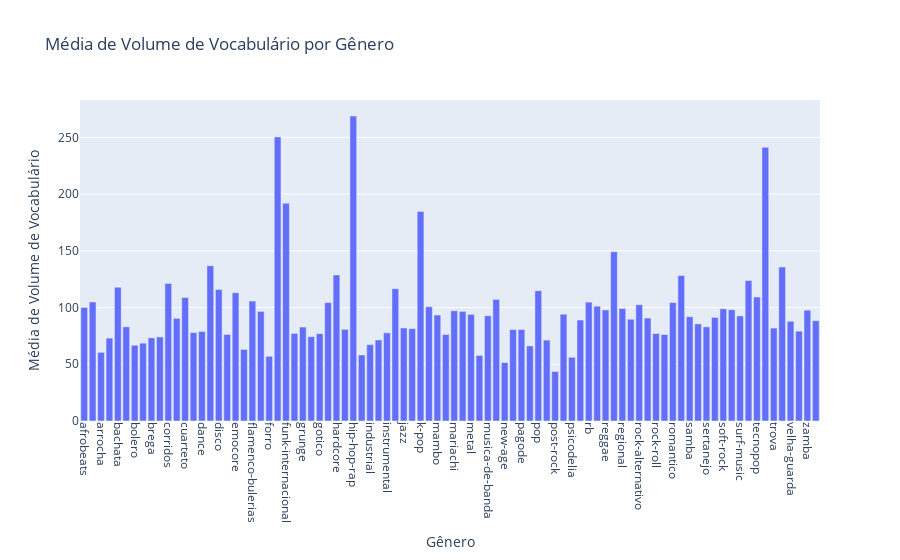
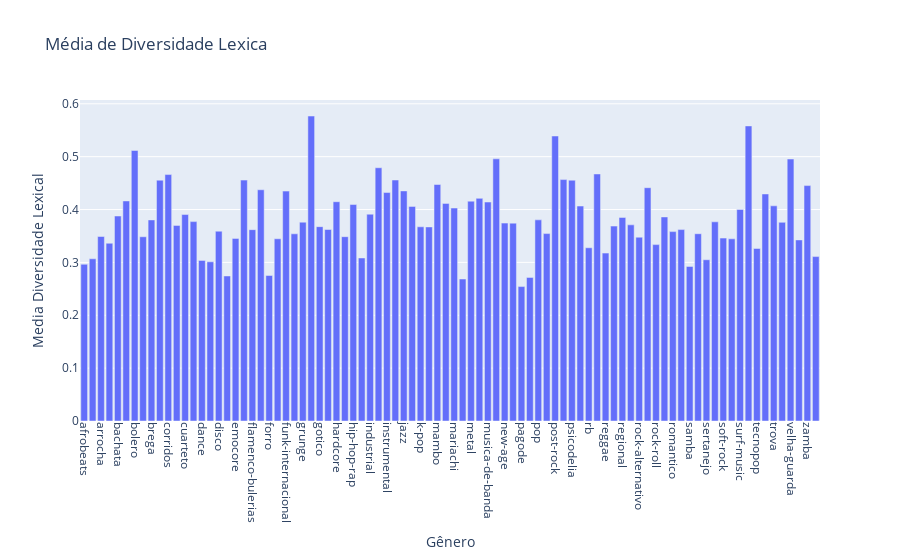

Source (notebook cell) for these figures, in order:
### Code cell
import pandas as pd
df = pd.read_excel('lyrical_to_comparison.xlsx')

medias = {}
for genero in df['Genero'].unique():
    filtro = df['Genero'] == genero
    df_filtrado = df[filtro]
    medias[genero] = {
        'Volume de Vocabulario': df_filtrado['Volume de Vocabulario'].mean(),
        'Diversidade Lexical': df_filtrado['Diversidade Lexical'].mean()
    }

# Criar o dicionário
data = {
    'Genero': df['Genero'].unique(),
    'Media Volume de Vocabulário': [medias[genero]['Volume de Vocabulario'] for genero in df['Genero'].unique()],
    'Media Diversidade Lexical': [medias[genero]['Diversidade Lexical'] for genero in df['Genero'].unique()]
}

# Criar o novo DataFrame
novo_df = pd.DataFrame(data)

import plotly.graph_objects as go

fig = go.Figure()

# Adicionar o gráfico de barras
fig.add_trace(go.Bar(
    x=novo_df['Genero'],
    y=novo_df['Media Volume de Vocabulário'],
    text=novo_df['Media Volume de Vocabulário'],
    textposition='auto',  # Define a posição dos valores nos gráficos de barras
    width=0.8  # Ajuste a largura das barras conforme necessário
))

# Personalizar o layout
fig.update_layout(
    title='Média de Volume de Vocabulário por Gênero',
    xaxis=dict(title='Gênero'),
    yaxis=dict(title='Média de Volume de Vocabulário'),
    uniformtext_minsize=8,  # Tamanho mínimo do texto nas barras
    uniformtext_mode='hide',  # Esconde o texto que não cabe
    bargap=0.1  # Ajusta o espaçamento entre as barras
)

# Rotacionar os rótulos do eixo x para melhor legibilidade
fig.update_xaxes(tickangle=90)

# Mostrar o gráfico
fig.show()

fig = go.Figure()

# Adicionar o gráfico de barras
fig.add_trace(go.Bar(
    x=novo_df['Genero'],
    y=novo_df['Media Diversidade Lexical'],
    text=novo_df['Media Diversidade Lexical'],
    textposition='auto',  # Define a posição dos valores nos gráficos de barras
    width=0.8  # Ajuste a largura das barras conforme necessário
))

# Personalizar o layout
fig.update_layout(
    title='Média de Diversidade Lexica',
    xaxis=dict(title='Gênero'),
    yaxis=dict(title='Media Diversidade Lexical'),
    uniformtext_minsize=8,  # Tamanho mínimo do texto nas barras
    uniformtext_mode='hide',  # Esconde o texto que não cabe
    bargap=0.1  # Ajusta o espaçamento entre as barras
)

# Rotacionar os rótulos do eixo x para melhor legibilidade
fig.update_xaxes(tickangle=90)

# Mostrar o gráfico
fig.show()

### Figure 1 — Plotly figure (JSON) as saved in the notebook; plotly's stock layout.template omitted (floating-point values rounded to 4 significant figures)
{"data": [{"text": [100.1, 104.9, 60.5, 73.1, 117.9, 83, 66.8, 68.6, 73.3, 74.1, 121.3, 90.5, 108.8, 77.9, 78.9, 136.9, 115.9, 76.3, 113, 63.1, 105.7, 96.6, 57, 250.4, 191.9, 77.2, 82.8, 74.3, 77, 104.4, 128.7, 80.8, 268.8, 58.2, 67.3, 71.4, 77.75, 116.6, 82, 81.4, 184.7, 100.7, 93.4, 76.3, 97.2, 96.6, 94, 57.8, 92.8, 107.2, 51.5, 80.6, 80.6, 66.2, 114.9, 71.3, 43.6, 94.1, 56.2, 89, 104.8, 101.2, 97.9, 149.1, 99.2, 89.7, 102.5, 90.7, 77.1, 76.2, 104.4, 128.2, 91.9, 85.6, 83, 91.3, 98.9, 98.1, 92.6, 123.8, 109.3, 241.2, 81.9, 135.7, 87.9, 79.2, 97.7, 88.4], "textposition": "auto", "type": "bar", "width": 0.8, "x": ["afrobeats", "alternativo-indie", "arrocha", "axe", "bachata", "blues", "bolero", "bossa-nova", "brega", "classico", "corridos", "country", "cuarteto", "cumbia", "dance", "dancehall", "disco", "eletronica", "emocore", "fado", "flamenco-bulerias", "folk", "forro", "funk", "funk-internacional", "gospelreligioso", "grunge", "guarania", "gotico", "hard-rock", "hardcore", "heavy-metal", "hip-hop-rap", "house", "industrial", "infantil", "instrumental", "j-popj-rock", "jazz", "jovem-guarda", "k-pop", "mpb", "mambo", "marchas-hinos", "mariachi", "merengue", "metal", "musica-andina", "musica-de-banda", "nativista", "new-age", "new-wave", "pagode", "piseiro", "pop", "poprock", "post-rock", "power-pop", "psicodelia", "punk-rock", "rb", "ranchera", "reggae", "reggaeton", "regional", "rock", "rock-alternativo", "progressivo", "rock-roll", "rockabilly", "romantico", "salsa", "samba", "samba-enredo", "sertanejo", "ska", "soft-rock", "soul", "surf-music", "tango", "tecnopop", "trap", "trova", "vallenato", "velha-guarda", "world-music", "zamba", "zouk"], "y": [100.1, 104.9, 60.5, 73.1, 117.9, 83, 66.8, 68.6, 73.3, 74.1, 121.3, 90.5, 108.8, 77.9, 78.9, 136.9, 115.9, 76.3, 113, 63.1, 105.7, 96.6, 57, 250.4, 191.9, 77.2, 82.8, 74.3, 77, 104.4, 128.7, 80.8, 268.8, 58.2, 67.3, 71.4, 77.75, 116.6, 82, 81.4, 184.7, 100.7, 93.4, 76.3, 97.2, 96.6, 94, 57.8, 92.8, 107.2, 51.5, 80.6, 80.6, 66.2, 114.9, 71.3, 43.6, 94.1, 56.2, 89, 104.8, 101.2, 97.9, 149.1, 99.2, 89.7, 102.5, 90.7, 77.1, 76.2, 104.4, 128.2, 91.9, 85.6, 83, 91.3, 98.9, 98.1, 92.6, 123.8, 109.3, 241.2, 81.9, 135.7, 87.9, 79.2, 97.7, 88.4]}], "layout": {"bargap": 0.1, "title": {"text": "Média de Volume de Vocabulário por Gênero"}, "uniformtext": {"minsize": 8, "mode": "hide"}, "xaxis": {"tickangle": 90, "title": {"text": "Gênero"}}, "yaxis": {"title": {"text": "Média de Volume de Vocabulário"}}}}

### Figure 2 — Plotly figure (JSON) as saved in the notebook; plotly's stock layout.template omitted (floating-point values rounded to 4 significant figures)
{"data": [{"text": [0.2965, 0.3068, 0.349, 0.3362, 0.3877, 0.4162, 0.5118, 0.3485, 0.3804, 0.4555, 0.4661, 0.37, 0.3905, 0.3772, 0.3038, 0.3011, 0.359, 0.2743, 0.3454, 0.4557, 0.3619, 0.4374, 0.2752, 0.3447, 0.4349, 0.3541, 0.3761, 0.5768, 0.3676, 0.3622, 0.4148, 0.3487, 0.4095, 0.3084, 0.3912, 0.479, 0.4321, 0.4559, 0.4352, 0.406, 0.3673, 0.3671, 0.4473, 0.4116, 0.4028, 0.2686, 0.4158, 0.4211, 0.4142, 0.4959, 0.3743, 0.3743, 0.2543, 0.2716, 0.3805, 0.3545, 0.5391, 0.4567, 0.4555, 0.4066, 0.3277, 0.4673, 0.3176, 0.3687, 0.3851, 0.371, 0.3477, 0.4413, 0.3337, 0.386, 0.3582, 0.3621, 0.2924, 0.3542, 0.305, 0.3767, 0.346, 0.3446, 0.4002, 0.5581, 0.3263, 0.4294, 0.407, 0.3758, 0.4955, 0.3425, 0.4453, 0.311], "textposition": "auto", "type": "bar", "width": 0.8, "x": ["afrobeats", "alternativo-indie", "arrocha", "axe", "bachata", "blues", "bolero", "bossa-nova", "brega", "classico", "corridos", "country", "cuarteto", "cumbia", "dance", "dancehall", "disco", "eletronica", "emocore", "fado", "flamenco-bulerias", "folk", "forro", "funk", "funk-internacional", "gospelreligioso", "grunge", "guarania", "gotico", "hard-rock", "hardcore", "heavy-metal", "hip-hop-rap", "house", "industrial", "infantil", "instrumental", "j-popj-rock", "jazz", "jovem-guarda", "k-pop", "mpb", "mambo", "marchas-hinos", "mariachi", "merengue", "metal", "musica-andina", "musica-de-banda", "nativista", "new-age", "new-wave", "pagode", "piseiro", "pop", "poprock", "post-rock", "power-pop", "psicodelia", "punk-rock", "rb", "ranchera", "reggae", "reggaeton", "regional", "rock", "rock-alternativo", "progressivo", "rock-roll", "rockabilly", "romantico", "salsa", "samba", "samba-enredo", "sertanejo", "ska", "soft-rock", "soul", "surf-music", "tango", "tecnopop", "trap", "trova", "vallenato", "velha-guarda", "world-music", "zamba", "zouk"], "y": [0.2965, 0.3068, 0.349, 0.3362, 0.3877, 0.4162, 0.5118, 0.3485, 0.3804, 0.4555, 0.4661, 0.37, 0.3905, 0.3772, 0.3038, 0.3011, 0.359, 0.2743, 0.3454, 0.4557, 0.3619, 0.4374, 0.2752, 0.3447, 0.4349, 0.3541, 0.3761, 0.5768, 0.3676, 0.3622, 0.4148, 0.3487, 0.4095, 0.3084, 0.3912, 0.479, 0.4321, 0.4559, 0.4352, 0.406, 0.3673, 0.3671, 0.4473, 0.4116, 0.4028, 0.2686, 0.4158, 0.4211, 0.4142, 0.4959, 0.3743, 0.3743, 0.2543, 0.2716, 0.3805, 0.3545, 0.5391, 0.4567, 0.4555, 0.4066, 0.3277, 0.4673, 0.3176, 0.3687, 0.3851, 0.371, 0.3477, 0.4413, 0.3337, 0.386, 0.3582, 0.3621, 0.2924, 0.3542, 0.305, 0.3767, 0.346, 0.3446, 0.4002, 0.5581, 0.3263, 0.4294, 0.407, 0.3758, 0.4955, 0.3425, 0.4453, 0.311]}], "layout": {"bargap": 0.1, "title": {"text": "Média de Diversidade Lexica"}, "uniformtext": {"minsize": 8, "mode": "hide"}, "xaxis": {"tickangle": 90, "title": {"text": "Gênero"}}, "yaxis": {"title": {"text": "Media Diversidade Lexical"}}}}
